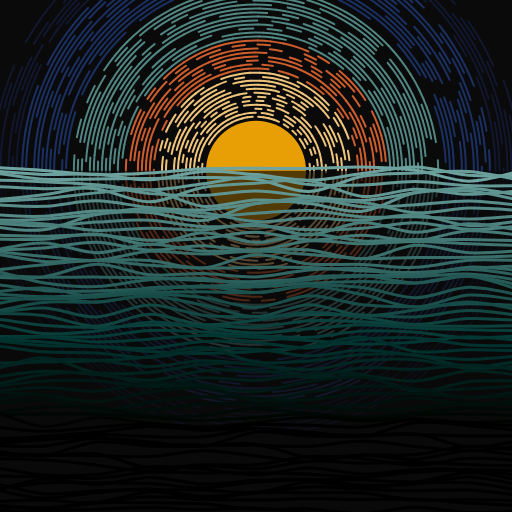
Frame 1 (no input)
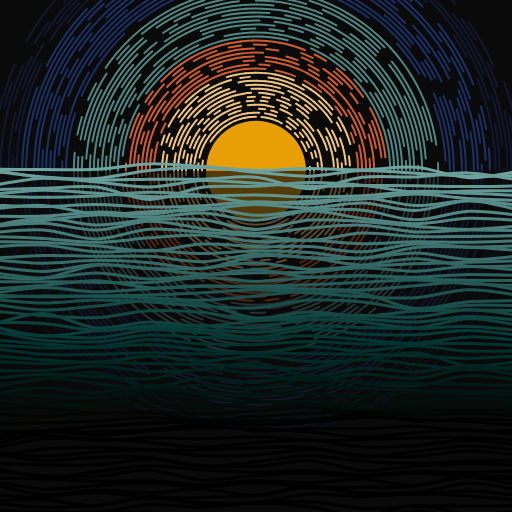
Frame 60 (no input)
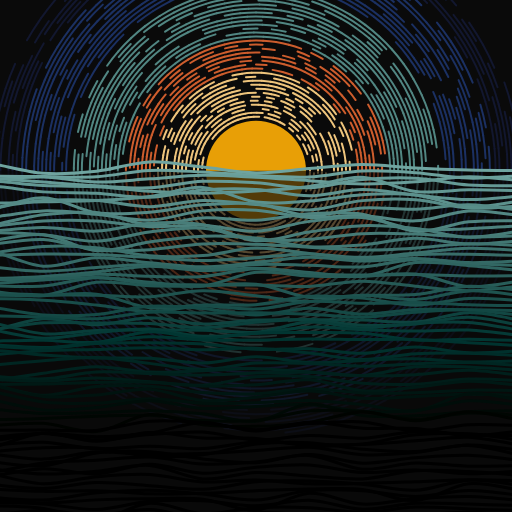
Frame 120 (the mouse pressed at the canvas centre since frame 60)

The p5.js sketch that drew these frames (run headless with seeded random() and noise() and a simulated clock; from frame 60 on, the mouse is pressed at the canvas centre):

// p5.js sketch
// ── sketch.js
const canvasW = 512;
const canvasH = 512;

// sunset ordered from sun to night ocean
const colors = [
  [232, 159, 6], // orange
  [238, 196, 124], // light orange
  [205, 93, 45], // orange
  [81, 134, 130], // light blue
  [27, 48, 98], // dark blue
  [18, 23, 47], // ocean at night
];


// eslint-disable-next-line no-unused-vars
function setup() {
  createCanvas(canvasW, canvasH);
}


// eslint-disable-next-line no-unused-vars
const da = 0.001;
let a = 0;
function draw() {
  background(10, 10, 10);
  randomSeed(1337);

  translate(width / 2, height / 3);

  // Sun
  const sunD = 100;
  noStroke();
  fill(colors[0]);
  ellipse(0, 0, sunD, sunD);

  // Sun circles
  noFill();
  strokeWeight(2);

  const step = 8;
  let start;
  let nRings;
  const minRings = 5;
  const maxRings = 13;

  // Sun circles 1
  push();
  rotate(a);
  stroke(colors[1]);
  start = sunD + step;
  nRings = random(minRings, maxRings);
  dottedArcs(start, nRings, step, colors[1]);
  pop();

  // Sun circles 2
  push();
  rotate(-a * 0.5);
  start += step * nRings + step;
  nRings = random(minRings, maxRings);
  dottedArcs(start, nRings, step, colors[2]);
  pop();

  // Sun circles 3
  push();
  rotate(a * 0.5 * 0.5);
  start += step * nRings + step;
  nRings = random(minRings, maxRings);
  dottedArcs(start, nRings, step, colors[3]);
  pop();

  // Sun circles 4
  push();
  rotate(-a * 0.5 * 0.5 * 0.5);
  start += step * nRings + step;
  nRings = random(minRings, maxRings);
  dottedArcs(start, nRings, step, colors[4]);
  pop();

  // Sun circles 5
  push();
  rotate(a * 0.5 * 0.5 * 0.5 * 0.5);
  start += step * nRings + step;
  nRings = random(minRings, maxRings);
  dottedArcs(start, nRings, step, colors[5]);
  pop();

  // ocean
  const c = colors[3];
  translate(-width / 2, 0);

  noStroke();
  fill(10, 170);
  rect(0, 0, width, height);

  strokeWeight(3);
  for (let y = 0; y < height + 10; y += 5) {
    wavyLine(-10, y, width + 10, y, c);
  }

  a += da;
}

function wavyLine(x1, y1, x2, y2, c) {
  const nSteps = 10;
  const step = (x2 - x1) / nSteps;

  const cc = color(c);
  cc.levels[0] += map(y1, 0, height, 30, -300);
  cc.levels[1] += map(y1, 0, height, 30, -300);
  cc.levels[2] += map(y1, 0, height, 30, -300);

  push();
  noFill();
  stroke(cc);
  beginShape();
  curveVertex(x1, y1);
  curveVertex(x1, y1);
  let x;
  let y;
  let offset;
  for (let i = 0; i < nSteps; i++) {
    x = map(i, 0, nSteps, x1, x2);
    y = map(i, 0, nSteps, y1, y2);
    offset = map(noise(x * 0.1, y * 0.1, frameCount * 0.008), 0.2, 0.8, -10, 10);

    curveVertex(x, y + offset);
  }
  curveVertex(x2, y2);
  curveVertex(x2, y2);
  endShape();
  pop();
}

function dottedArc(cx, cy, rx, ry, a1, a2, seed) {
  if (seed) {
    randomSeed(seed);
  }

  const da = 0.1;
  const chance = 0.3;

  for (let a = a1 + da; a < a2; a += da) {
    if (random() > chance) {
      arc(cx, cy, rx, ry, a - da, a);
    }
  }
}

function dottedArcs(start, nRings, step, c) {
  push();
  noFill();
  stroke(c);

  let d;
  let startA;
  for (let i = 0; i < nRings; i++) {
    d = start + i * step;
    startA = random(0, TWO_PI);
    dottedArc(0, 0, d, d, startA, startA + TWO_PI, i * d * startA);
  }
  pop();
}
